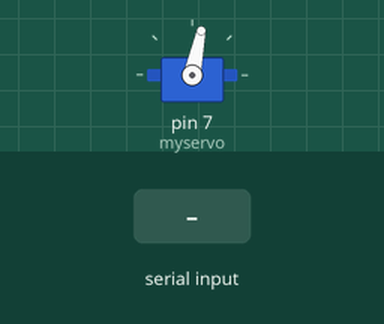
The sketch below on a simulated Arduino Uno, built with avr-gcc and run on an emulated ATmega328P. Parts: servo. Inputs (shaded band) come from the test bench. What the sketch prints to the serial monitor is not drawn.

Above: at 1.2 s.
1.3 s: "90,45\n" received over the second serial link
2.8 s: "30,150\n" received over the second serial link
5.8 s: "200\n" received over the second serial link
At 5.97 s:
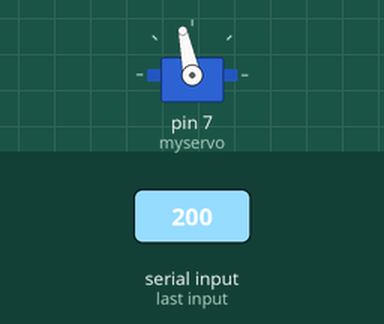
At 11.31 s:
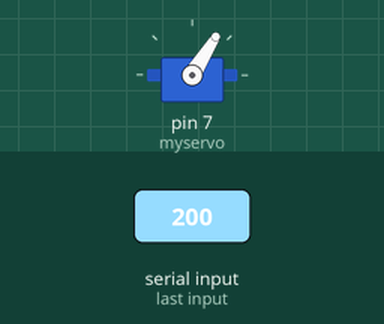
Timing chart, 0 to 14.8 s (numbered marks = the images above; inputs shaded):
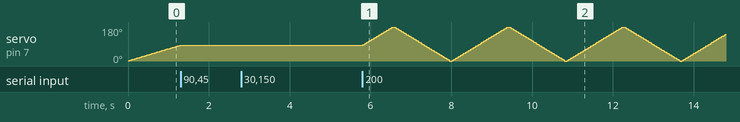

The sketch:

slave.ino
```cpp
#include <SoftwareSerial.h>   // 引用程式庫
#include <Servo.h>
#include<string.h>
// 建立一個 Servo 物件

Servo myservo;

// 定義連接藍牙模組的序列埠
SoftwareSerial BT(8, 9); // 接收腳, 傳送腳

char blue_value[5] = {0}  ;
float motor_angle = 1;
float angle = 0;
int available_count = 0;

void setup() {
  Serial.begin(9600);
  // 設定HC-05藍牙模組，AT命令模式的連線速率。
  BT.begin(9600);
  myservo.attach(7);  // Servo 接在 pin 7
}

void loop() {

    while ( angle <= 180 ){
       while( BT.available() > 0 ){
       Serial.println("等");
       if( (blue_value[available_count] = BT.read() ) >= '0' && blue_value[available_count]  <= '9'){
//              Serial.println( blue_value[available_count] );
             available_count++;
             if( available_count == 4 ){
                    motor_angle = 0;
                    available_count = 0;
                    int cnt = 1;
                    for( int i = 1 ; i < 4 ; i++ ){
                        motor_angle += ((int)blue_value[i]-48 ) / cnt;
                        cnt *= 10 ;
                    }
//               Serial.println(motor_angle);
               break;
              }
       }
    }
    Serial.println("跑");
    Serial.println(motor_angle);
    angle += motor_angle;
    myservo.write(angle);
    delay(15);
    }

    while ( angle >=0 ){
       while( BT.available() > 0 ){
       if( (blue_value[available_count] = BT.read() ) >= '0' && blue_value[available_count]  <= '9'){
//              Serial.println( blue_value[available_count] );
             available_count++;
             if( available_count == 4 ){
                    motor_angle = 0;
                    available_count = 0;
                    int cnt = 1;
                    for( int i = 1 ; i < 4 ; i++ ){
                        motor_angle += ((int)blue_value[i]-48 ) / cnt;
                        cnt *= 10 ;
                    }
//               Serial.println(motor_angle);
               break;
              }
       }
    }
    Serial.println(motor_angle);
    angle -= motor_angle;
    myservo.write(angle);
    delay(15);
    }

}
```

Measured:
- after the input at 1.3 s, servo on pin 7 (myservo): stays 84° (without the input it goes to 86° after 0.02 s)
- after the input at 2.8 s, every drawn part: stays the same
